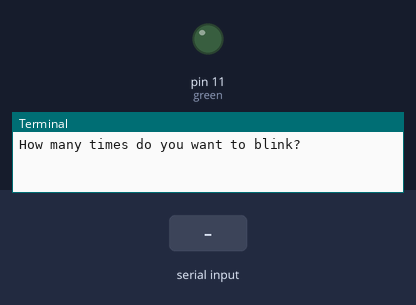
Bench run of a program on a simulated Raspberry Pi (header pin numbers). Shown: output pins drawn as LEDs (lit = HIGH), the last lines printed to the terminal. Dashed ring = blinking. Inputs (shaded band) come from the test bench. At 5.3 s the program stops and its outputs stay as they are.

Above: at 1.2 s.
1.3 s: "1" typed at the terminal, then Enter
At 2.1 s:
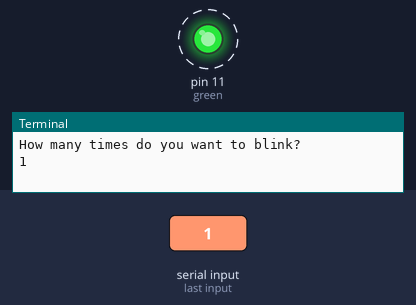
Timing chart, 0 to 5.8 s (numbered marks = the images above; inputs shaded):
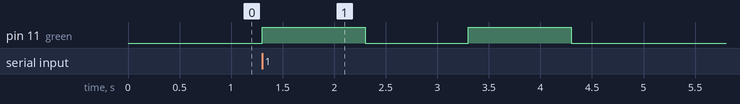

The program:

LED.py
```python
import RPi.GPIO as GPIO
import time

green = 11

GPIO.setmode(GPIO.BOARD)
GPIO.setup(green,GPIO.OUT)

blink_num = input("How many times do you want to blink?")
#while True:
for i in (0,blink_num):
	GPIO.output(green, True)
	time.sleep(1)
	GPIO.output(green,False)
	time.sleep(1)
GPIO.cleanup()
```

Measured:
- after the input at 1.3 s, pin 11 (green): alternates HIGH for 1.0 s and LOW for 1.0 s, 4 changes in all, then stays LOW, starting at once
